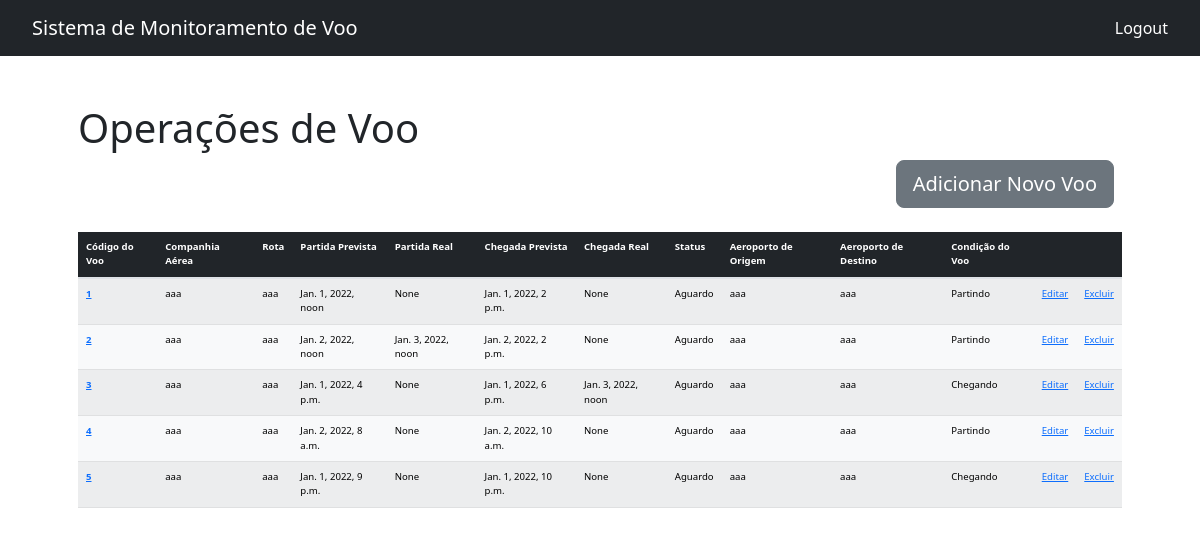
Page /crud on the earlier database version.
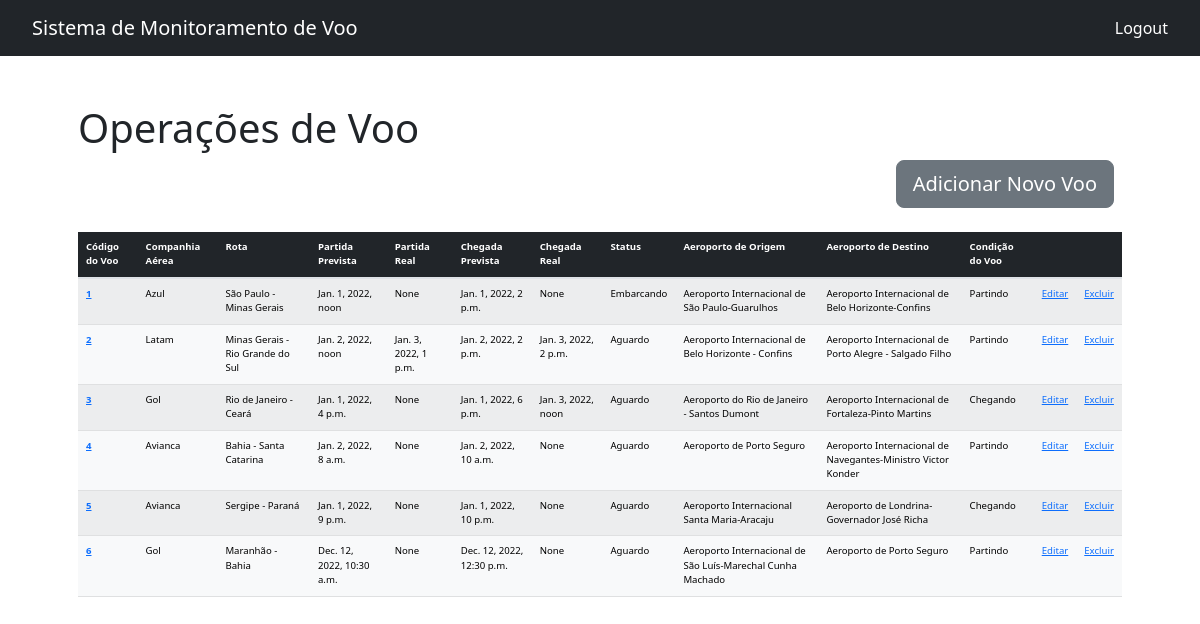
Same page on the later database version.
### aeroporto/models.py (models this page shows, shortened)
class Voo(models.Model):
    codigoVoo = models.IntegerField(primary_key=True, null=False, unique=True)
    companhiaAerea = models.CharField(max_length=100, null=False)
    partidaPrevista = models.DateTimeField(null=False)
    partidaReal = models.DateTimeField(null=True)
    chegadaPrevista = models.DateTimeField(null=False)
    chegadaReal = models.DateTimeField(null=True)
    status = models.CharField(max_length=100, null=False, default='Aguardo')
    rota = models.CharField(max_length=100, null=True)
    aeroportoOrigem = models.CharField(max_length=100, null=False)
    aeroportoDestino = models.CharField(max_length=100, null=False)
    condicao = models.CharField(max_length=100, null=False)
    class Meta:
        db_table = 'voos'

### aeroporto/views.py (the view)
# urls.py: path('crud', views.CrudView.as_view(), name='crud'),
class CrudView(ListView):
    model = Voo
    template_name = 'crud/crud.html'

### template/crud/crud.html (shortened to what this page needs)
{% load static %}
<!DOCTYPE html>
<html>
<head>
    <link rel="stylesheet" href="{% static 'css/bootstrap/bootstrap.min.css' %}">
    <link rel="stylesheet" href="{% static 'css/navbar.css' %}">
    <link rel="stylesheet" href="{% static 'css/crud.css' %}">
</head>
<body>
    <div class="nav-container">
        <nav class="navbar navbar-expand navbar-dark bg-dark">
            <a class="navbar-brand">Sistema de Monitoramento de Voo</a>
            <div class="collapse navbar-collapse" id="navbarText">
                <span class="navbar-text">
                        <a class="nav-link" href="{% url 'voos'%}">Logout</a>
                </span>
            </div>
        </nav>
    </div>
    <div class="container-xl p-5">
        <h1>Operações de Voo</h1>
        <div class="d-grid gap-2 d-md-flex justify-content-md-end">
            <a class="btn btn btn-secondary btn-lg me-md-2" href="{% url 'adicionar_voo' %} ">Adicionar Novo Voo</a>
        </div>
        <br>
        <table class="table table-light table-striped table-box">
            <thead class="table-dark">
                <tr>
                    <th scope="col">Código do Voo</th>
                    <th scope="col">Companhia Aérea</th>
                    <th scope="col">Rota</th>
                    <th scope="col">Partida Prevista</th>
                    <th scope="col">Partida Real</th>
                    <th scope="col">Chegada Prevista</th>
                    <th scope="col">Chegada Real</th>
                    <th scope="col">Status</th>
                    <th scope="col">Aeroporto de Origem</th>
                    <th scope="col">Aeroporto de Destino</th>
                    <th scope="col">Condição do Voo</th>
                    <th scope="col"></th>
                    <th scope="col"></th>
                </tr>
            </thead>
            <tbody class="table-group-divider">
                {% for voo in object_list %}
                <tr>
                    <th scope="row "><a href="{% url 'ver_voo'  voo.pk %} ">{{ voo.codigoVoo }}</a></th>
                    <td> {{ voo.companhiaAerea }} </td>
                    <td> {{ voo.rota }} </td>
                    <td> {{ voo.partidaPrevista }} </td>
                    <td> {{ voo.partidaReal }} </td>
                    <td> {{ voo.chegadaPrevista }} </td>
                    <td> {{ voo.chegadaReal }} </td>
                    <td> {{ voo.status }} </td>
                    <td> {{ voo.aeroportoOrigem }} </td>
                    <td> {{ voo.aeroportoDestino }} </td>
                    <td> {{ voo.condicao }} </td>
                    <td> <a href="{% url 'editar_voo' voo.pk %} ">Editar</a> </td>
                    <td> <a href="{% url 'excluir_voo' voo.pk %} ">Excluir</a> </td>
                </tr>
                {% endfor %}
            </tbody>
        </table>
    </div>
</body>
</html>

Differences in the rows shown:
changed Voo id 1: companhiaAerea "aaa" → "Azul"; rota "aaa" → "São Paulo - Minas Gerais"; status "Aguardo" → "Embarcando"; aeroportoOrigem "aaa" → "Aeroporto Internacional de São Paulo-Guarulhos"; aeroportoDestino "aaa" → "Aeroporto Internacional de Belo Horizonte-Confins"
changed Voo id 2: companhiaAerea "aaa" → "Latam"; rota "aaa" → "Minas Gerais - Rio Grande do Sul"; partidaReal "Jan. 3, 2022, noon" → "Jan. 3, 2022, 1 p.m."; chegadaReal "None" → "Jan. 3, 2022, 2 p.m."; aeroportoOrigem "aaa" → "Aeroporto Internacional de Belo Horizonte - Confins"; aeroportoDestino "aaa" → "Aeroporto Internacional de Porto Alegre - Salgado Filho"
changed Voo id 3: companhiaAerea "aaa" → "Gol"; rota "aaa" → "Rio de Janeiro - Ceará"; aeroportoOrigem "aaa" → "Aeroporto do Rio de Janeiro - Santos Dumont"; aeroportoDestino "aaa" → "Aeroporto Internacional de Fortaleza-Pinto Martins"
changed Voo id 4: companhiaAerea "aaa" → "Avianca"; rota "aaa" → "Bahia - Santa Catarina"; aeroportoOrigem "aaa" → "Aeroporto de Porto Seguro"; aeroportoDestino "aaa" → "Aeroporto Internacional de Navegantes-Ministro Victor Konder"
changed Voo id 5: companhiaAerea "aaa" → "Avianca"; rota "aaa" → "Sergipe - Paraná"; aeroportoOrigem "aaa" → "Aeroporto Internacional Santa Maria-Aracaju"; aeroportoDestino "aaa" → "Aeroporto de Londrina-Governador José Richa"
added Voo: codigoVoo "6", companhiaAerea "Gol", rota "Maranhão - Bahia", partidaPrevista "Dec. 12, 2022, 10:30 a.m.", partidaReal "None", chegadaPrevista "Dec. 12, 2022, 12:30 p.m.", chegadaReal "None", status "Aguardo", aeroportoOrigem "Aeroporto Internacional de São Luís-Marechal Cunha Machado", aeroportoDestino "Aeroporto de Porto Seguro", condicao "Partindo"
